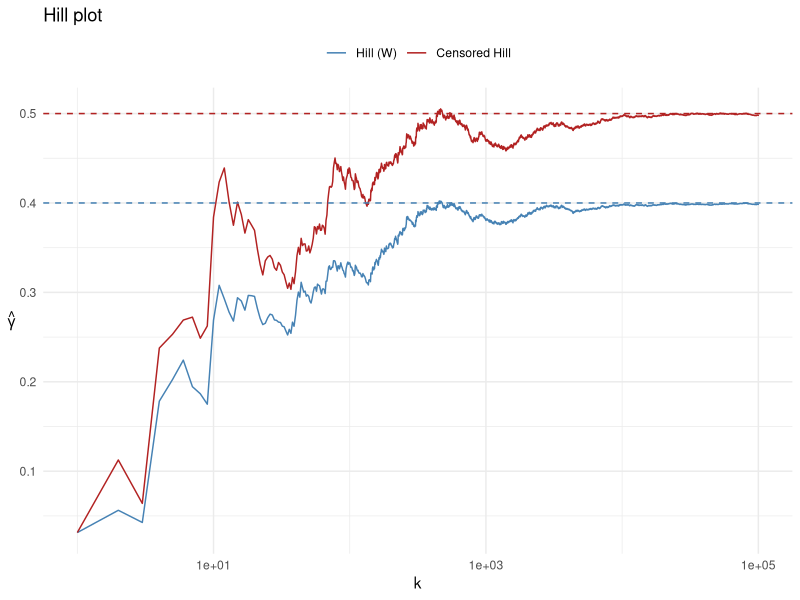
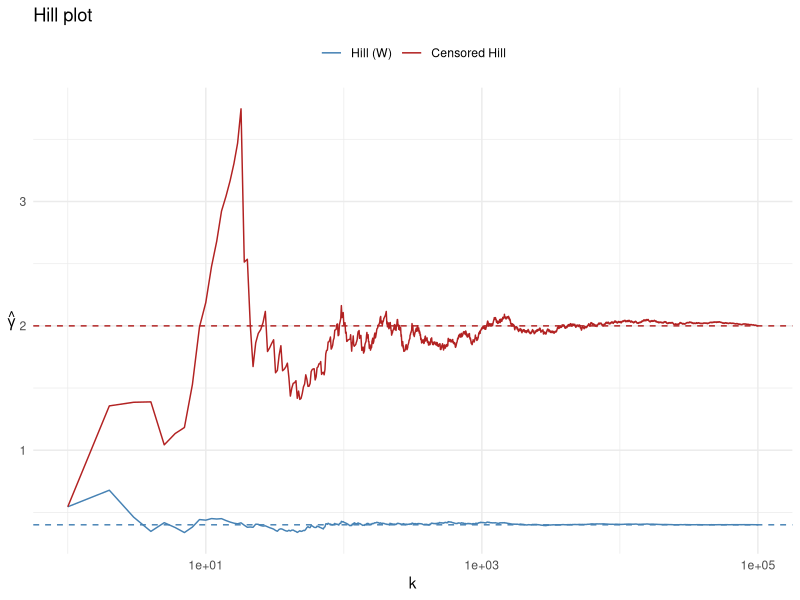
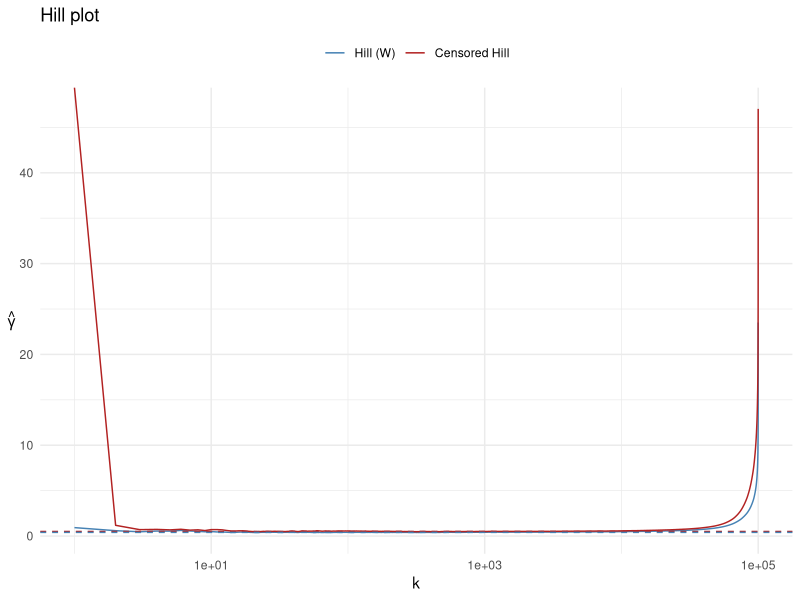
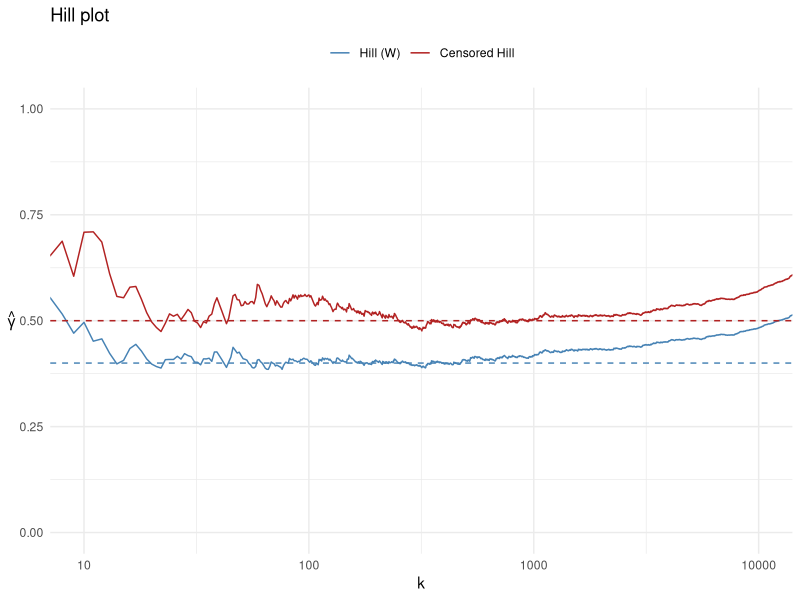

Reproduce these figures in R, in order.
###################################
########## Practical 7.2 ##########
###################################

sim_data <- function(gamma_z, gamma_c, n, seed){
  set.seed(seed)
  Uz <- runif(n)
  Uc <- runif(n)
  Z <- 1/(Uz**gamma_z)
  C <- 1/(Uc**gamma_c)
  delta <- Z<=C
  W <- pmin(Z, C)
  return(
    data.frame(
      delta = delta,
      W = W
    )
  )
}

sim_data_burr <- function(gamma_z, gamma_c, n, seed, beta = 1, theta = 1){
  set.seed(seed)
  Uz <- runif(n)
  Uc <- runif(n)
  Z <- (Uz**(-1/beta)-1)**gamma_z*theta  # P(Z>x) = (1+(x/theta)^(1/gamma_z))^(-beta), EVI = gamma_z/beta
  C <- (Uc**(-1/beta)-1)**gamma_c*theta
  delta <- Z <= C
  W <- pmin(Z, C)
  return(
    data.frame(
      delta = delta,
      W = W
    )
  )
}

hill_estimator <- function(vec, k){
  n <- length(vec)

  if (k > n) stop("k > n in Hill Estimator")
  
  order_vec <- sort(vec)

  return(
    mean( log( order_vec[seq(n-k+1, n, by =1)] / order_vec[n-k] ) )
  )
}

hill_estimator_censored <- function(df, k){
  n <- length(df$W)
  n_delta <- length(df$delta)

  if (k > n) stop("k > n in Hill Estimator")
  if (n != n_delta) stop("Given W vector and delta vector does not have equal length")
  
  sort_df <- df[order(df$W),]

  order_vec_W <- sort_df$W  
  order_vec_delta <- sort_df$delta

  Hill_est <- mean( log( order_vec_W[seq(n-k+1, n, by =1)] / order_vec_W[n-k] ) )
  p_est <- mean( order_vec_delta[seq(n_delta-k+1, n_delta)])

  return(Hill_est/p_est)
}

library(ggplot2)

# Hill plot: usual Hill estimator for W and censored Hill estimator for Z,
# for all k = 1, ..., k_max at once (vectorised via cumulative sums).
# If gamma_z and gamma_c are given, the true values are drawn as reference lines:
#   gamma_z                              (target of the censored estimator)
#   gamma_w = gamma_z*gamma_c/(gamma_z+gamma_c)  (target of the usual estimator on W)
hill_plot <- function(df, k_max = length(df$W) - 1, gamma_z = NULL, gamma_c = NULL,
                      ylim = NULL, main = "Hill plot", log_k = TRUE)
{
  ord <- order(df$W, decreasing = TRUE)   # W_{n,n} >= W_{n-1,n} >= ...
  logW <- log(df$W[ord])
  delta <- df$delta[ord]
  k <- seq_len(k_max)

  hill <- cumsum(logW)[k] / k - logW[k + 1]   # gamma_hat_{n,k}
  p_hat <- cumsum(delta)[k] / k               # p_hat_{n,k}
  hill_c <- hill / p_hat                       # censored Hill (Inf if p_hat = 0)

  cols <- c("Hill (W)" = "steelblue", "Censored Hill" = "firebrick")
  plot_df <- data.frame(
    k = rep(k, 2),
    gamma_hat = c(hill, hill_c),
    estimator = factor(rep(names(cols), each = k_max), levels = names(cols))
  )

  p <- ggplot(plot_df, aes(x = k, y = gamma_hat, colour = estimator)) +
    geom_line() +
    scale_colour_manual(values = cols) +
    labs(x = "k", y = expression(hat(gamma)), colour = NULL, title = main) +
    theme_minimal() +
    theme(legend.position = "top", axis.title.y = element_text(angle = 0, vjust = 0.5))

  # true values as dashed lines, in the colour of the estimator that targets them
  if (!is.null(gamma_z)) {
    p <- p + geom_hline(yintercept = gamma_z, colour = cols[["Censored Hill"]], linetype = "dashed")
    if (!is.null(gamma_c)) {
      gamma_w <- gamma_z * gamma_c / (gamma_z + gamma_c)
      p <- p + geom_hline(yintercept = gamma_w, colour = cols[["Hill (W)"]], linetype = "dashed")
    }
  }
  if (log_k) p <- p + scale_x_log10()
  if (!is.null(ylim)) p <- p + coord_cartesian(ylim = ylim)  # zooms without dropping data

  p
}


#########
### a ###
#########

sim_a <- sim_data(
  gamma_z = 0.5,
  gamma_c = 2,
  n = 10**5,
  seed = 2026
)

hill_plot(sim_a, gamma_z = 0.5, gamma_c = 2)

hill_estimator(sim_a$W, 10**4) #0.3978 close to true 0.4 = 2*0.5 / (2+0.5)
hill_estimator_censored(sim_a, 10**4) #0.4972 close to true 0.5
#Hill on W estimates gamma_W < gamma_Z, i.e. it underestimates the tail of Z. Dividing by p_hat
#(~0.8 = share uncensored) corrects this. Both curves are noisy for small k and stable for k >~ 500.



#########
### b ###
#########

sim_b <- sim_data(
  gamma_z = 2,
  gamma_c = 0.5,
  n = 10**5,
  seed = 2027
)

hill_plot(sim_b, gamma_z = 2, gamma_c = 0.5)

hill_estimator(sim_b$W, 10**4) #0.404, gamma_W = 0.4 is unchanged (formula is symmetric in gz, gc)
hill_estimator_censored(sim_b, 10**4) #2.03 close to true 2

#Heavy censoring: only ~20% uncensored (p = 0.5/2.5), so Hill on W is far below gamma_Z and the
#censored estimator divides by ~0.2, which amplifies the noise ~5x -> much more variable Hill plot.

#########
### c ###
#########

sim_c <- sim_data_burr(
  gamma_z = 0.5,
  gamma_c = 2,
  n = 10**5,
  seed = 2028
)

#Same EVIs as in (a): gamma_Z = 0.5, gamma_C = 2, gamma_W = 0.4
hill_plot(sim_c, gamma_z = 0.5, gamma_c = 2)
#Zoom (coord_cartesian keeps the log k-axis and doesn't drop data)
hill_plot(sim_c, gamma_z = 0.5, gamma_c = 2) + coord_cartesian(xlim = c(10, 10**4), ylim = c(0, 1))

#Unlike the Pareto case, Burr is only asymptotically Pareto, so both estimators get biased upwards
#for large k (censored: 0.50 at k=1000, 0.57 at k=10^4, 0.66 at k=2*10^4). Stable for k ~ 200-2000.

hill_estimator(sim_c$W, 500) #0.4051 close to gamma_W = 0.4
hill_estimator_censored(sim_c, 500) #0.4905 close to gamma_Z = 0.5
